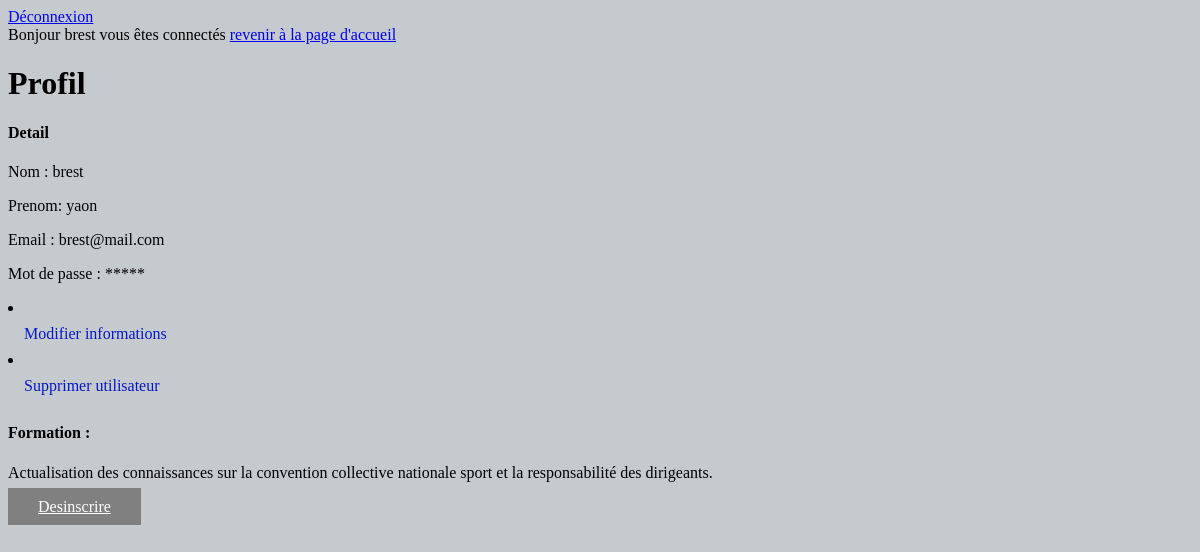
/consultation.profil.php (signed in), run on the app's committed database.
### tables this page shows
CREATE TABLE `utilisateur` (
  `idUtilisateur` int(20) NOT NULL,
  `nom` varchar(20) NOT NULL,
  `prenom` varchar(20) NOT NULL,
  `adresseMail` varchar(50) NOT NULL,
  `password` varchar(50) NOT NULL,
  `idStatus` int(11) NOT NULL
);

CREATE TABLE `sinscrire` (
  `idUtilisateur` int(11) NOT NULL,
  `numSession` int(11) NOT NULL
);

CREATE TABLE `formation` (
  `numFormation` int(20) NOT NULL,
  `objectif` varchar(255) NOT NULL,
  `couts` int(20) DEFAULT NULL,
  `titre` varchar(50) NOT NULL
);

### fonction.php (called while the page is built, shortened)
<?php
function gestionnaireDeConnexionMysqli() {
    $db_username = 'root';
    $db_password = '';
    $db_name     = 'dbbm2l';
    $db_host     = 'localhost';
    $db = mysqli_connect($db_host, $db_username, $db_password, $db_name)
           or die('pas de connexion to database');
    return $db;
}
function lireUtilisateur($id) {
	$db = gestionnaireDeConnexionMysqli();
    if ($db != NULL) {
		$req 		  = "SELECT * FROM utilisateur WHERE idUtilisateur = $id";
		$exec_requete = mysqli_query($db, $req);
		$user         = mysqli_fetch_array($exec_requete);
	}else {
		echo "Une erreur est survenue.";
	}
    return $user;
}
function listeInscription($idUser){
	$db = gestionnaireDeConnexionMysqli();
	if ($db != NULL) {
		$req	 = "SELECT numSession FROM sinscrire WHERE idUtilisateur = $idUser";
		$exec_requete = mysqli_query($db, $req);
		$sessionInscrit = mysqli_fetch_all($exec_requete, MYSQLI_ASSOC);
	}else {
		echo "Une erreur est survenue.";
	}
	return $sessionInscrit;
}
function lireSessionForm($numSession){
	$db = gestionnaireDeConnexionMysqli();
	if ($db != NULL) {
		$req = "SELECT objectif FROM formation, session WHERE formation.numFormation = session.numFormation AND numSession = $numSession";
		$exec_requete    = mysqli_query($db, $req);
		$lireSessionForm = mysqli_fetch_array($exec_requete, MYSQLI_ASSOC);
	}else {
		echo "Une erreur est survenue.";
	}
	return $lireSessionForm;
}
?>

### consultation.profil.php (the view)
<?php
include_once 'principale.php';
include_once 'fonction.php';
$user = lireUtilisateur($_SESSION["id"]);
?>
	<h1> Profil </h1>
	<div class="titre">
		<h4> Detail </h4>
		<p> Nom : <?php echo $user["nom"] ?> </p>
		<p> Prenom: <?php echo $user["prenom"] ?> </p>
		<p> Email : <?php echo $user["adresseMail"] ?> </p>
		<p> Mot de passe : ***** </p>
		<li>
		<a href="modifier.utilisateur.php?numUtilisateur=<?php echo $user["idUtilisateur"] ?>">Modifier informations </a>
		</li>
		<li>
		<a href="supprimer.utilisateur.php?numUtilisateur=<?php echo $user["idUtilisateur"] ?>">Supprimer utilisateur</a>
		</li>
	</div>
		<p><h4>Formation : </h4></p>
	<?php
	$numSession = listeInscription($_SESSION['id']);
	if($numSession !== null):
		foreach ($numSession as $listSession) :
			$list = $listSession["numSession"];
			$nomFormation = lireSessionForm($list);
	?>
		<div>
			<p><?php echo $nomFormation["objectif"]; ?><br/></p>
			<a href="desinscrire.php" class="bouton1">Desinscrire</a>
		</div>
	<?php
		endforeach;
	endif;
	?>
</html>

### principale.php (shortened to what this page needs)
<!DOCTYPE html>
<html>
<?php
include_once 'fonction.php';
?>
    <head>
        <link rel="stylesheet" href="style.css" media="screen" type="text/css" />
    </head>
    <body >
        <div id="content">
            <a href='principale.php?deconnexion=true'><span>Déconnexion</span></a>
            <?php
                if (isset($_GET['deconnexion'])) {
                   if($_GET['deconnexion']==true) {
                      session_unset();
                      header("location:index.php");
                   }
                }
                else if ($_SESSION['id'] !== "") {
                    $user = lireUtilisateur($_SESSION['id']);
                    echo "<br>Bonjour {$user['nom']} vous êtes connectés";
                }
            ?>
            <a href="accueil.php">revenir à la page d'accueil</a>
        </div>

### style.css (style rules this page uses)
body { background: rgb(197, 202, 207); }
li a { display: block; color: rgb(4, 23, 199); padding: 8px 16px; text-decoration: none; }
a.bouton1 { padding: 10px 30px; background: gray; color: white; }

### data on the page
utilisateur: nom "brest", prenom "yaon", adresseMail "brest@mail.com"
sinscrire: formation.objectif "Actualisation des connaissances sur la convention collective nationale sport et la responsabilité des dirigeants."
